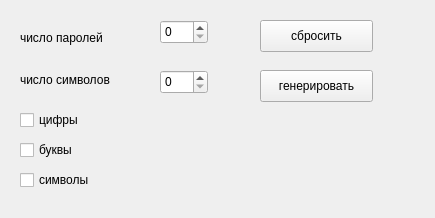
<?xml version="1.0" encoding="UTF-8"?>
<ui version="4.0">
 <class>MainWindow</class>
 <widget class="QMainWindow" name="MainWindow">
  <property name="geometry">
   <rect>
    <x>0</x>
    <y>0</y>
    <width>435</width>
    <height>218</height>
   </rect>
  </property>
  <property name="minimumSize">
   <size>
    <width>435</width>
    <height>218</height>
   </size>
  </property>
  <property name="maximumSize">
   <size>
    <width>435</width>
    <height>218</height>
   </size>
  </property>
  <property name="windowTitle">
   <string>генератор паролей</string>
  </property>
  <widget class="QWidget" name="centralwidget">
   <widget class="QCheckBox" name="digits">
    <property name="geometry">
     <rect>
      <x>20</x>
      <y>110</y>
      <width>87</width>
      <height>20</height>
     </rect>
    </property>
    <property name="text">
     <string>цифры</string>
    </property>
   </widget>
   <widget class="QCheckBox" name="alphabet">
    <property name="geometry">
     <rect>
      <x>20</x>
      <y>140</y>
      <width>87</width>
      <height>20</height>
     </rect>
    </property>
    <property name="text">
     <string>буквы</string>
    </property>
   </widget>
   <widget class="QCheckBox" name="symbols">
    <property name="geometry">
     <rect>
      <x>20</x>
      <y>170</y>
      <width>87</width>
      <height>20</height>
     </rect>
    </property>
    <property name="text">
     <string>символы</string>
    </property>
   </widget>
   <widget class="QPushButton" name="clean">
    <property name="geometry">
     <rect>
      <x>260</x>
      <y>20</y>
      <width>113</width>
      <height>32</height>
     </rect>
    </property>
    <property name="text">
     <string>сбросить</string>
    </property>
   </widget>
   <widget class="QPushButton" name="generate">
    <property name="geometry">
     <rect>
      <x>260</x>
      <y>70</y>
      <width>113</width>
      <height>32</height>
     </rect>
    </property>
    <property name="styleSheet">
     <string notr="true"/>
    </property>
    <property name="text">
     <string>генерировать</string>
    </property>
   </widget>
   <widget class="QSpinBox" name="count_pwd">
    <property name="geometry">
     <rect>
      <x>160</x>
      <y>20</y>
      <width>48</width>
      <height>24</height>
     </rect>
    </property>
   </widget>
   <widget class="QSpinBox" name="count_symbols">
    <property name="geometry">
     <rect>
      <x>160</x>
      <y>70</y>
      <width>48</width>
      <height>24</height>
     </rect>
    </property>
   </widget>
   <widget class="QLabel" name="pwd_number">
    <property name="geometry">
     <rect>
      <x>20</x>
      <y>30</y>
      <width>121</width>
      <height>16</height>
     </rect>
    </property>
    <property name="text">
     <string>число паролей</string>
    </property>
   </widget>
   <widget class="QLabel" name="pwd_symbols">
    <property name="geometry">
     <rect>
      <x>20</x>
      <y>70</y>
      <width>121</width>
      <height>20</height>
     </rect>
    </property>
    <property name="text">
     <string>число символов</string>
    </property>
   </widget>
  </widget>
 </widget>
 <resources/>
 <connections/>
</ui>
